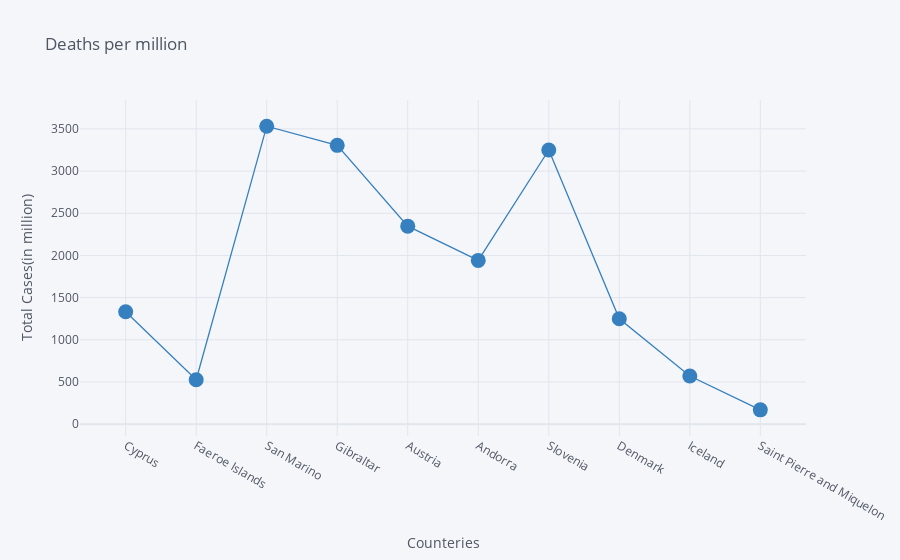

Notebook code cell kept with this figure:
### Code cell
Top_10_counteries_highest_total_cases.iplot(kind='scatter', x='location',y='total_deaths_per_million',mode ='markers+lines',title = 'Deaths per million',
         xTitle='Counteries',yTitle='Total Cases(in million)',colors='blue',size=15)

### Figure 1 — Plotly figure (JSON) as saved in the notebook; plotly's stock layout.template omitted (floating-point values rounded to 4 significant figures)
{"data": [{"line": {"color": "rgba(55, 128, 191, 1.0)", "dash": "solid", "shape": "linear", "width": 1.3}, "marker": {"size": 15, "symbol": "circle"}, "mode": "markers+lines", "name": "total_deaths_per_million", "text": "", "type": "scatter", "x": ["Cyprus", "Faeroe Islands", "San Marino", "Gibraltar", "Austria", "Andorra", "Slovenia", "Denmark", "Iceland", "Saint Pierre and Miquelon"], "y": [1333.0, 527.1, 3532.0, 3305.0, 2347.0, 1941.0, 3250.0, 1249.0, 571.2, 169.9]}], "layout": {"legend": {"bgcolor": "#F5F6F9", "font": {"color": "#4D5663"}}, "paper_bgcolor": "#F5F6F9", "plot_bgcolor": "#F5F6F9", "title": {"font": {"color": "#4D5663"}, "text": "Deaths per million"}, "xaxis": {"gridcolor": "#E1E5ED", "showgrid": true, "tickfont": {"color": "#4D5663"}, "title": {"font": {"color": "#4D5663"}, "text": "Counteries"}, "zerolinecolor": "#E1E5ED"}, "yaxis": {"gridcolor": "#E1E5ED", "showgrid": true, "tickfont": {"color": "#4D5663"}, "title": {"font": {"color": "#4D5663"}, "text": "Total Cases(in million)"}, "zerolinecolor": "#E1E5ED"}}}
